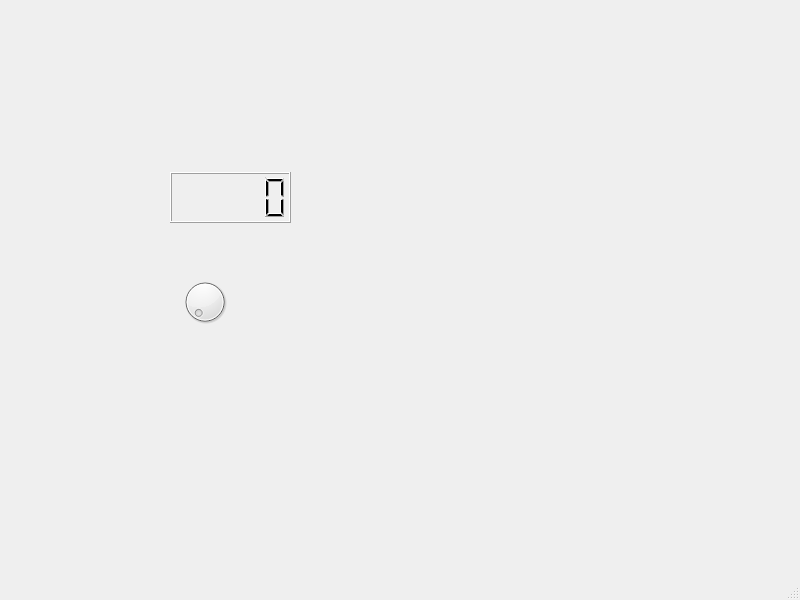
<?xml version="1.0" encoding="UTF-8"?>
<ui version="4.0">
 <class>MainWindow</class>
 <widget class="QMainWindow" name="MainWindow">
  <property name="geometry">
   <rect>
    <x>0</x>
    <y>0</y>
    <width>800</width>
    <height>600</height>
   </rect>
  </property>
  <property name="windowTitle">
   <string>MainWindow</string>
  </property>
  <widget class="QWidget" name="centralwidget">
   <widget class="QDial" name="dial">
    <property name="geometry">
     <rect>
      <x>180</x>
      <y>270</y>
      <width>50</width>
      <height>64</height>
     </rect>
    </property>
   </widget>
   <widget class="QLCDNumber" name="lcdNumber">
    <property name="geometry">
     <rect>
      <x>170</x>
      <y>172</y>
      <width>121</width>
      <height>51</height>
     </rect>
    </property>
   </widget>
  </widget>
  <widget class="QMenuBar" name="menubar">
   <property name="geometry">
    <rect>
     <x>0</x>
     <y>0</y>
     <width>800</width>
     <height>28</height>
    </rect>
   </property>
  </widget>
  <widget class="QStatusBar" name="statusbar"/>
 </widget>
 <resources/>
 <connections>
  <connection>
   <sender>dial</sender>
   <signal>valueChanged(int)</signal>
   <receiver>MainWindow</receiver>
   <slot>lcd_slot()</slot>
   <hints>
    <hint type="sourcelabel">
     <x>207</x>
     <y>330</y>
    </hint>
    <hint type="destinationlabel">
     <x>146</x>
     <y>323</y>
    </hint>
   </hints>
  </connection>
 </connections>
 <slots>
  <slot>lcd_slot()</slot>
 </slots>
</ui>
